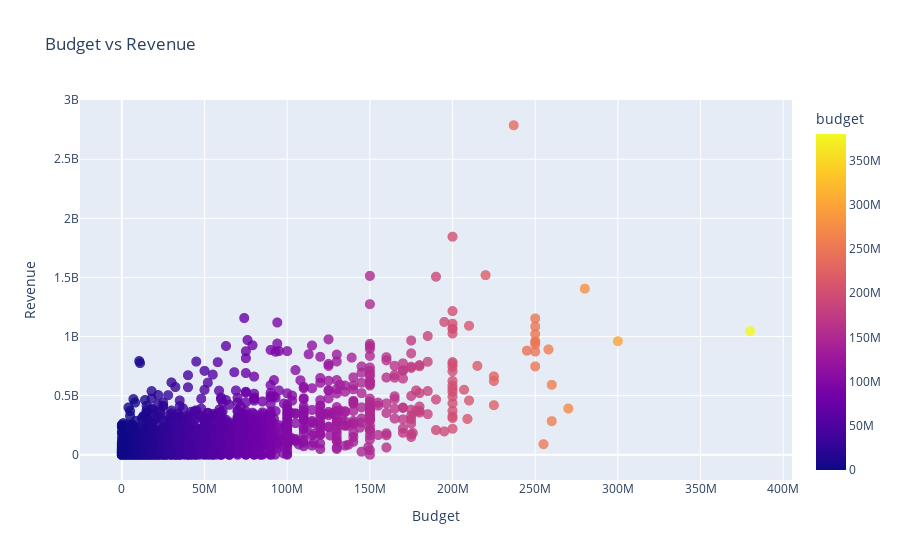

The notebook cell saved with this chart:
### Code cell
color_scale = px.colors.sequential.Plasma
fig = px.scatter(movies_data, x='budget', y='revenue', title='Budget vs Revenue',
                 color='budget', color_continuous_scale=color_scale)
fig.update_traces(marker=dict(size=10, opacity=0.8))
fig.update_layout(xaxis_title='Budget', yaxis_title='Revenue')
fig.show()

### Figure 1 — Plotly figure (JSON) as saved in the notebook; plotly's stock layout.template omitted (floating-point values rounded to 4 significant figures; data arrays with more than 128 entries replaced by an {"elided": "..."} marker saying what was removed)
{"data": [{"hovertemplate": "budget=%{marker.color}<br>revenue=%{y}<extra></extra>", "legendgroup": "", "marker": {"color": {"elided": "4803 int values"}, "coloraxis": "coloraxis", "opacity": 0.8, "size": 10, "symbol": "circle"}, "mode": "markers", "name": "", "showlegend": false, "type": "scattergl", "x": {"elided": "4803 int values"}, "xaxis": "x", "y": {"elided": "4803 int values"}, "yaxis": "y"}], "layout": {"autosize": true, "coloraxis": {"colorbar": {"title": {"text": "budget"}}, "colorscale": [[0, "#0d0887"], [0.1111, "#46039f"], [0.2222, "#7201a8"], [0.3333, "#9c179e"], [0.4444, "#bd3786"], [0.5556, "#d8576b"], [0.6667, "#ed7953"], [0.7778, "#fb9f3a"], [0.8889, "#fdca26"], [1, "#f0f921"]]}, "legend": {"tracegroupgap": 0}, "title": {"text": "Budget vs Revenue"}, "xaxis": {"anchor": "y", "autorange": true, "domain": [0, 1], "range": [-24390000.0, 404400000.0], "title": {"text": "Budget"}, "type": "linear"}, "yaxis": {"anchor": "x", "autorange": true, "domain": [0, 1], "range": [-284400000.0, 3072000000.0], "title": {"text": "Revenue"}, "type": "linear"}}}
